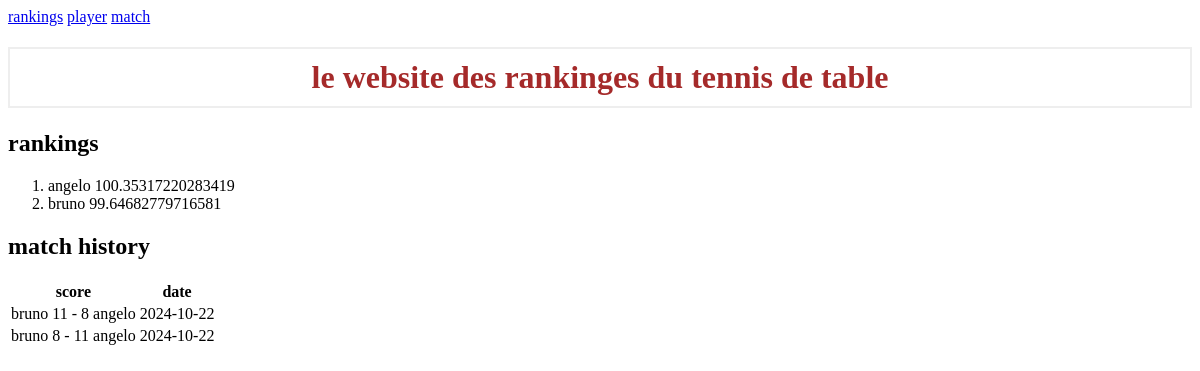
Before: /rankings with the older database file.
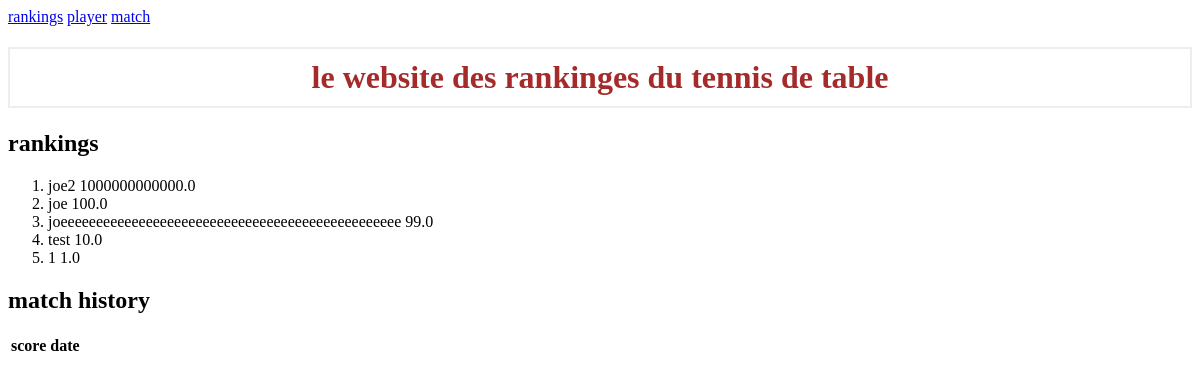
After: the same page with the newer database file.
### tables this page shows
CREATE TABLE players (
    'name' TEXT PRIMARY KEY,
    'elo' REAL NOT NULL
);

CREATE TABLE matches (
    'id' INTEGER PRIMARY KEY AUTOINCREMENT,
    'player1' TEXT REFERENCES players('name'),
    'score1' INTEGER NOT NULL,
    'player2' TEXT REFERENCES players('name'),
    'score2' INTEGER NOT NULL,
    'date' DATE
);

### app.py (the view)
@app.route('/rankings')
def rankings():
    con = get_db_connection()
    players = con.execute('SELECT * FROM players ORDER BY elo DESC').fetchall()
    matches = con.execute('SELECT * FROM matches ORDER BY id DESC').fetchall()
    con.close()
    return render_template('rankings.html', players=players, matches=matches)

### app.py (called while the page is built)
def get_db_connection():
    con = sqlite3.connect('database.db')
    con.row_factory = sqlite3.Row
    return con

### templates/rankings.html
{% extends 'base.html' %}
{% block content %}
    <h2>rankings</h2>
    <ol>
        {% for player in players %}
            <li>{{ player['name'] }} {{ player['elo'] }}</li>
        {% endfor %}
    </ol>
    <h2>match history</h2>
    <table>
        <tr>
            <th>score</th>
            <th>date</th>
        </tr>
        {% for match in matches %}
        <tr>
            <td>{{ match['player1'] }} {{ match['score1'] }} - {{ match['score2'] }} {{ match['player2'] }}</td>
            <td>{{ match['date'] }}</td>
        </tr>
        {% endfor %}
    </table>
{% endblock %}

### templates/base.html (shortened to what this page needs)
<!DOCTYPE html>
<html lang="en">
    <head>
        <link rel="stylesheet" href="{{ url_for('static', filename= 'css/style.css') }}">
    </head>
    <body>
        <nav class="navbar">
            <a href="/rankings">rankings</a>
            <a href="/player">player</a>
            <a href="/match">match</a>
        </nav>
        <h1>le website des rankinges du tennis de table</h1>
        <div class="container">
            {% block content %} {% endblock %}
        </div>
    </body>
</html>

### static/css/style.css (style rules this page uses)
h1 { border: 2px #eee solid; color: brown; text-align: center; padding: 10px; }

Changed rows visible on the page:
removed players: name "angelo", elo "100.35317220283419"
removed players: name "bruno", elo "99.64682779716581"
removed matches: player1 "bruno", score1 "11", score2 "8", player2 "angelo", date "2024-10-22"
removed matches: player1 "bruno", score1 "8", score2 "11", player2 "angelo", date "2024-10-22"
added players: name "joe2", elo "1000000000000.0"
added players: name "joe", elo "100.0"
added players: name "joeeeeeeeeeeeeeeeeeeeeeeeeeeeeeeeeeeeeeeeeeeeeeeee", elo "99.0"
added players: name "test", elo "10.0"
added players: name "1", elo "1.0"
